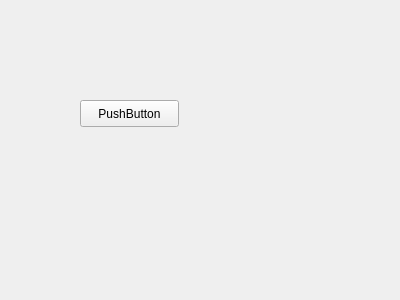
<?xml version="1.0" encoding="UTF-8"?>
<ui version="4.0">
 <class>Widget</class>
 <widget class="QWidget" name="Widget">
  <property name="geometry">
   <rect>
    <x>0</x>
    <y>0</y>
    <width>400</width>
    <height>300</height>
   </rect>
  </property>
  <property name="windowTitle">
   <string>Widget</string>
  </property>
  <widget class="QPushButton" name="pushButton">
   <property name="geometry">
    <rect>
     <x>80</x>
     <y>100</y>
     <width>99</width>
     <height>27</height>
    </rect>
   </property>
   <property name="text">
    <string>PushButton</string>
   </property>
  </widget>
 </widget>
 <layoutdefault spacing="6" margin="11"/>
 <resources/>
 <connections/>
</ui>
